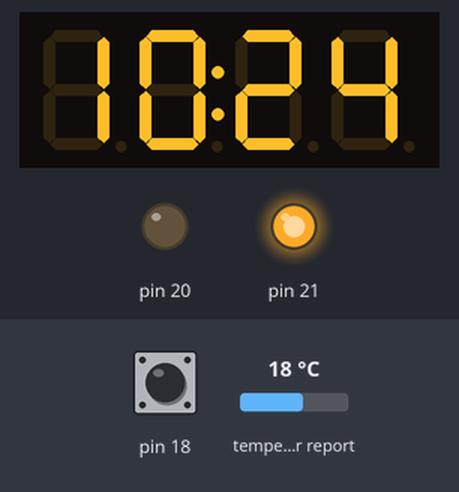
Bench run of a program on a simulated Raspberry Pi (header pin numbers). Shown: 4-digit seven-segment display, output pins drawn as LEDs (lit = HIGH). Dashed ring = blinking. The test bench sets the inputs (shaded band); at power-on: pin 18 LOW, temperature in the web weather report 18 °C. The clock reads 2024-03-15 10:24:30 at power-on unless the program sets it; requests to the public web service named in the program get a made-up reply in its usual format after 0.4 s (London, UTC, broken clouds, 64 % humidity, 1013 hPa unless stated).

Above: at 1.2 s.
1.3 s: pin 18 pulled HIGH for 1 s
At 2.8 s:
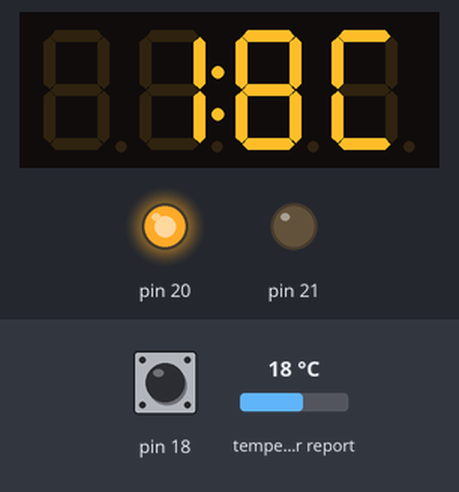
3.8 s: temperature in the web weather report set to -1 °C
At 4.3 s:
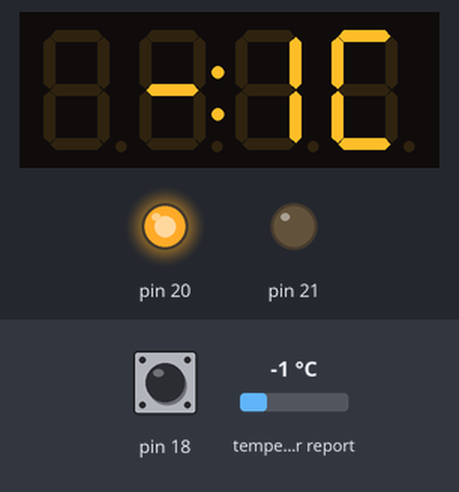
5.3 s: temperature in the web weather report set to 14 °C
At 5.7 s:
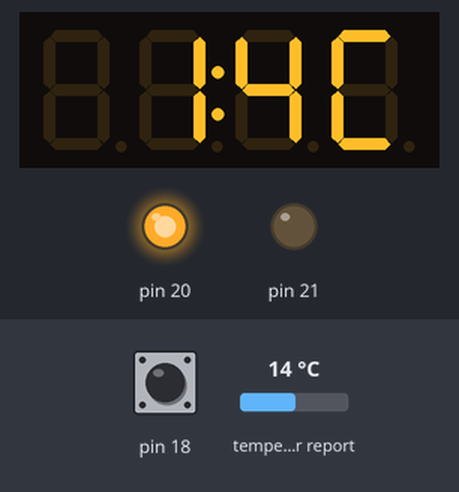
6.8 s: temperature in the web weather report set to 28 °C
At 8.4 s:
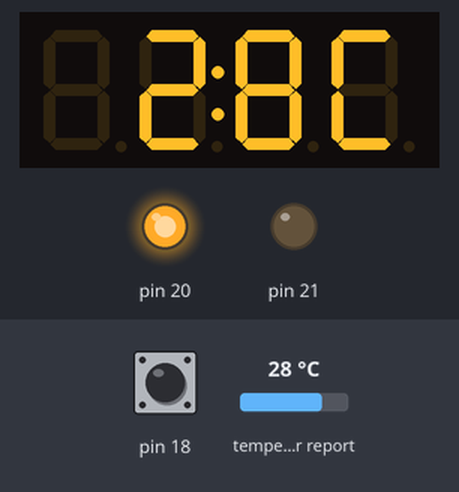
8.7 s: pin 18 pulled HIGH for 3.2 s
At 9.14 s:
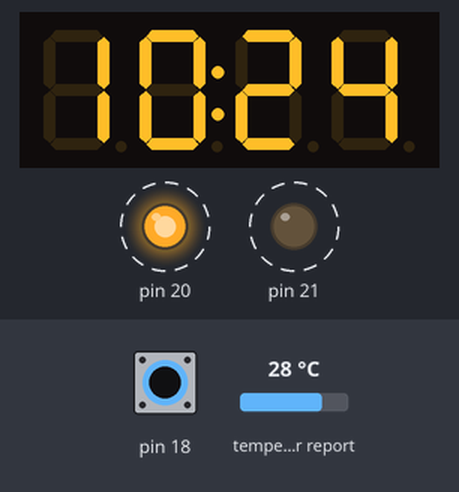
Timing chart, 0 to 13.4 s (numbered marks = the images above; inputs shaded):
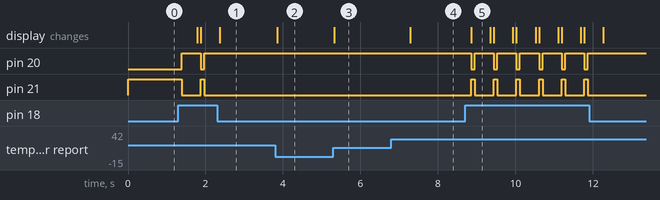

Measured:
- after the input at 1.3 s, pin 20: LOW → HIGH after 0.08 s, → LOW 0.49 s later, → HIGH 0.09 s later; pin 21: HIGH → LOW after 0.08 s, → HIGH 0.49 s later, → LOW 0.09 s later; the display: changes after 0.49 s (image 1)
- after the input at 3.8 s, the display: changes after 0.05 s (image 2)
- after the input at 5.3 s, the display: changes at once (image 3)
- after the input at 6.8 s, the display: changes after 0.49 s (image 4)
- after the input at 8.7 s, pin 20: alternates HIGH for 0.49 s and LOW for 0.09 s, 12 changes in all, then stays HIGH, starting after 0.16 s; pin 21: alternates HIGH for 0.09 s and LOW for 0.49 s, 12 changes in all, then stays LOW, starting after 0.16 s; the display: changes after 0.16 s (image 5)
- what the display in image 5 shows lasts 0.5 s, from 8.9 s to 9.4 s

The program:

main.py
```python
try:
    from time import sleep
    import board
    from adafruit_ht16k33.segments import BigSeg7x4
    from datetime import datetime
    import requests
    import json
    import RPi.GPIO as GPIO

    GPIO.setwarnings(False) # Ignore warning for now
    #GPIO.setmode(GPIO.BOARD) # Use physical pin numbering
    GPIO.setup(18, GPIO.IN, pull_up_down=GPIO.PUD_DOWN)
    GPIO.setwarnings(False)    # Ignore warning for now   # Use physical pin numbering
    GPIO.setup(21, GPIO.OUT, initial=GPIO.LOW)
    GPIO.setup(20, GPIO.OUT, initial=GPIO.LOW)


    mode = "time"
    button_pressed = 0

    i2c = board.I2C()
    display = BigSeg7x4(i2c)


    def time():
        current_dateTime = datetime.now()
        GPIO.output(21, GPIO.HIGH)
        GPIO.output(20, GPIO.LOW)
        min = str(current_dateTime.minute)
        if len(min) == 1:
            display.print(f"{current_dateTime.hour}:0{min}")
        else:
            display.print(f"{current_dateTime.hour}:{current_dateTime.minute}")


    def temp():
        GPIO.output(20, GPIO.HIGH)
        GPIO.output(21, GPIO.LOW)
        lekerdez = requests.get(f'https://api.openweathermap.org/data/2.5/weather?q=pécel&appid=a3c3ac028697416ece9bd3c3a7c0f500&units=metric')
        jsonformatum = json.loads(lekerdez.text)
        temp = jsonformatum['main']['temp']
        temp = round(temp)
        temp = str(temp)
        #print(type(jsonformatum['main']['temp']))
        if len(temp) == 1:
            display.print(f"||{round(jsonformatum['main']['temp'])}C")
        elif len(temp) == 2:
            display.print(f"|{round(jsonformatum['main']['temp'])}C")
        #print(round(jsonformatum['main']['temp']))
        #jsonformatum['main']['temp']

    def auto():
        while True:
            time()
            sleep(10)
            temp()
            sleep(10)


    def main():
        global mode
        global button_pressed
        while True:
            if GPIO.input(18) == GPIO.HIGH:
                change_mode()
            display_mode()
            sleep(0.09)


    def change_mode():
        global mode
        if mode == "time":
            mode = "temp"

        elif mode == "temp":
            mode = "time"

        elif mode == "temp":
            mode = "auto"

    def display_mode():
        global mode
        if mode == "time":
            time()
        elif mode == "temp":
            temp()
        elif mode == "auto":
            auto()


    if __name__ == "__main__":
        main()
except KeyboardInterrupt:
    GPIO.output(21, GPIO.HIGH)
    GPIO.output(20, GPIO.HIGH)
    display.print('quit')
    sleep(1)
    GPIO.output(21, GPIO.LOW)
    GPIO.output(20, GPIO.LOW)
    display.fill(0)
    import os
    os.system('clear')
    print("Program leállítva")
    exit()
```
